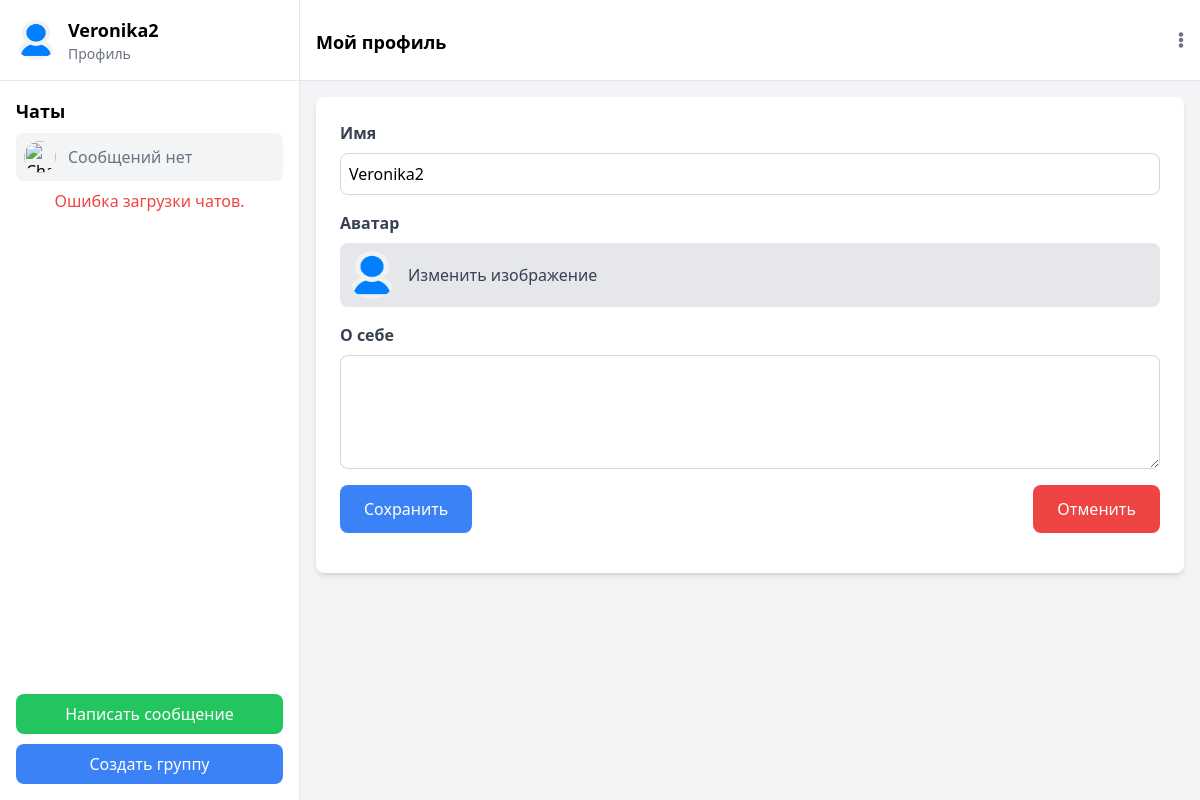
Page /edit-profile/ (signed in) on the earlier database version.
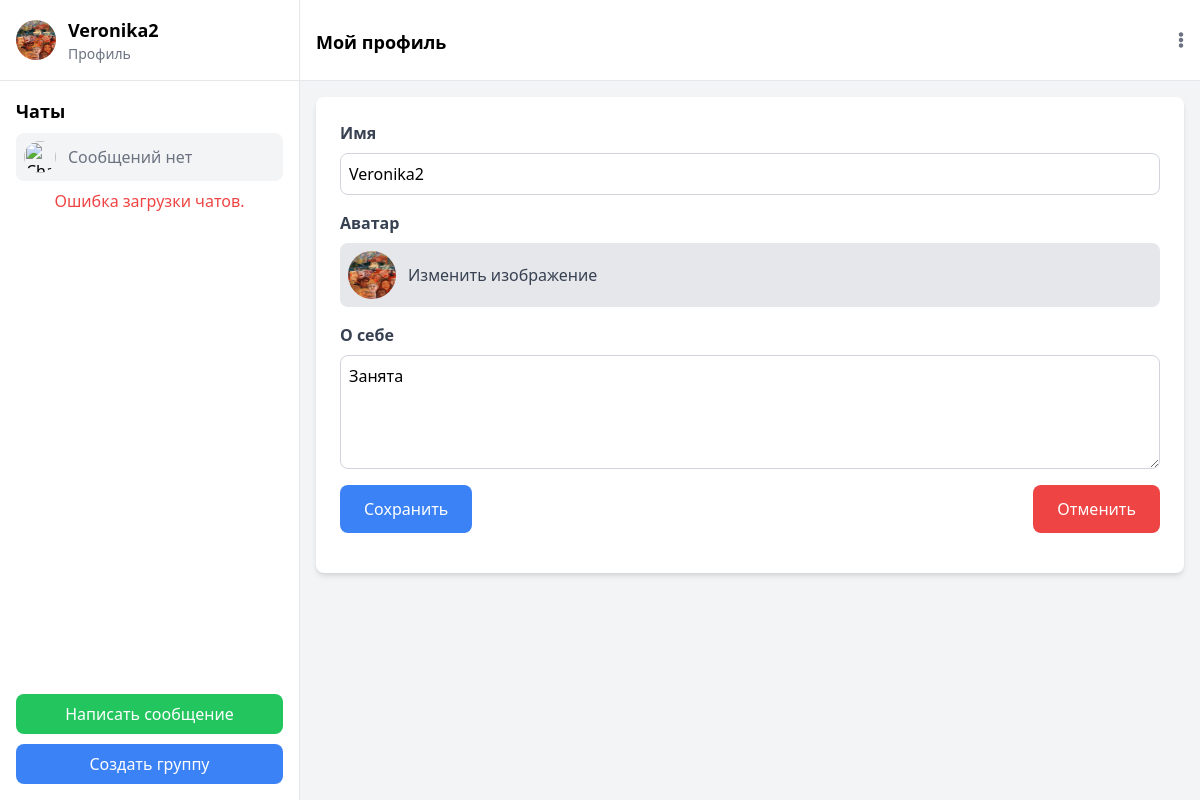
Same page on the later database version.
### chat/models.py (models this page shows)
class CustomUser (AbstractUser ):
    about = models.TextField()
    phone_number = models.CharField(max_length=15)
    photo = models.ImageField(upload_to='images/', blank=True, null=True, default='images/user-default.png')

### chat/views.py (the view, shortened to what this page needs)
# urls.py: path('edit-profile/', UserProfileUpdateView.as_view(), name="edit_profile"), # edit_profile
class UserProfileUpdateView(LoginRequiredMixin, UpdateView):
    model = CustomUser
    form_class = UserProfileForm
    template_name = '../templates/chat/edit-profile.html'
    success_url = reverse_lazy('main')
    def get_object(self, queryset=None):
        return self.request.user # Возвращаем только аутентифицированного пользователя

### chat/forms.py
class UserProfileForm(forms.ModelForm):
    class Meta:
        model = CustomUser
        fields = ['username', 'about', 'photo']
        widgets = {
            'username': forms.TextInput(attrs={'class': 'w-full p-2 border border-gray-300 rounded-lg'}),
            'about': forms.Textarea(attrs={'class': 'w-full p-2 border border-gray-300 rounded-lg', 'rows': 4}),
            'photo': forms.FileInput(attrs={'class': 'hidden'}),  # Скрываем стандартный виджет
        }

### templates/chat/edit-profile.html (shortened to what this page needs)
{% extends 'chat/main.html' %}
{% load custom_tags %}
{% block header %}
<div class="flex-1 flex flex-col">
    <div class="flex items-center justify-between bg-white">
        <div class="flex items-center rounded-lg">
            <h2 class="text-lg font-semibold h-9 mt-3"> Мой профиль </h2>
        </div>
        <button class="text-gray-500" id="optionsButton">
            <i class="fas fa-ellipsis-v"></i>
        </button>
    </div>
</div>
{% endblock header %}
{% block content %}
    <div class="flex-1 p-4 overflow-y-auto">
        <div class="bg-white p-6 rounded-lg shadow-md">
            <form method="POST" enctype="multipart/form-data">
                <div class="mb-4">
                    <label for="username" class="block text-gray-700 font-semibold mb-2">Имя</label>
                    {{ form.username }}
                </div>
                <div class="mb-4">
                    <label for="avatar" class="block text-gray-700 font-semibold mb-2">Аватар</label>
                    <div class="flex items-center bg-gray-200 p-2 rounded-lg">
                        <label for="avatar-upload" class="flex items-center cursor-pointer">
                            <img id="avatar-preview" src="{{ user.photo.url }}" alt="User  Avatar" class="w-12 h-12 rounded-full mr-3">
                            <span id="change-avatar" class="cursor-pointer text-gray-700">Изменить изображение</span>
                        </label>
                    </div>
                </div>
                <div class="mb-4">
                    <label for="about" class="block text-gray-700 font-semibold mb-2">О себе</label>
                    {{ form.about }}
                </div>
                <div class="flex justify-between">
                    <button type="submit" class="bg-blue-500 text-white px-6 py-3 rounded-lg">Сохранить</button>
                    <button type="button" class="bg-red-500 text-white px-6 py-3 rounded-lg" onclick="window.location.href='{% url 'main' %}'">Отменить</button>
                </div>
            </form>
        </div>
    </div>
{% endblock content %}

### templates/chat/components/sidebar.html (shortened to what this page needs)
<div class="w-1/4 bg-white border-r border-gray-200 hidden md:flex flex-col justify-between">
    <div>
        <div class="p-4 border-b border-gray-200">
            <div class="flex items-center">
                <img alt="User  avatar placeholder" class="w-10 h-10 rounded-full" height="50" src="{{ user.photo.url }}" width="50"/>
                <div class="ml-3">
                    <h2 class="text-lg font-semibold">{{ user.username }}</h2>
                    <button class="text-sm text-gray-500" onclick="window.location.href='{% url 'edit_profile' %}'">Профиль</button>
                </div>
            </div>
        </div>
        <div class="p-4">
            <h3 class="text-lg font-semibold mb-2">Чаты</h3>
            <ul id="chatList">
                <li class="mb-2">
                    <div class="flex items-center p-2 bg-gray-100 rounded-lg">
                        <img alt="Chat avatar placeholder" class="w-8 h-8 rounded-full" height="40" src="https://storage.googleapis.com/a1aa/image/vIklsEX1eOwUOqsLl9kWfEdCBmyAxwxgOUN0AeaeYWHsseOgC.jpg" width="40"/>
                        <span class="ml-3 text-gray-500">Сообщений нет</span>
                    </div>
                </li>
            </ul>
            <div id="error" class="hidden text-red-500 text-center">Ошибка загрузки чатов.</div>
        </div>
    </div>
    <div class="p-4">
        <button class="w-full bg-green-500 text-white py-2 px-4 rounded-lg mb-4" id="viewUser ListButton" style="margin-bottom: 10px" onclick="window.location.href='{% url 'user_list' %}'">Написать сообщение</button>
        <button class="w-full bg-blue-500 text-white py-2 px-4 rounded-lg" id="createGroupChatButton" onclick="window.location.href='{% url 'create_group' %}'">Создать группу</button>
    </div>

Differences in the rows shown:
changed CustomUser "Veronika2": photo: picture added in place of a placeholder; about (not shown) → "Занята"
